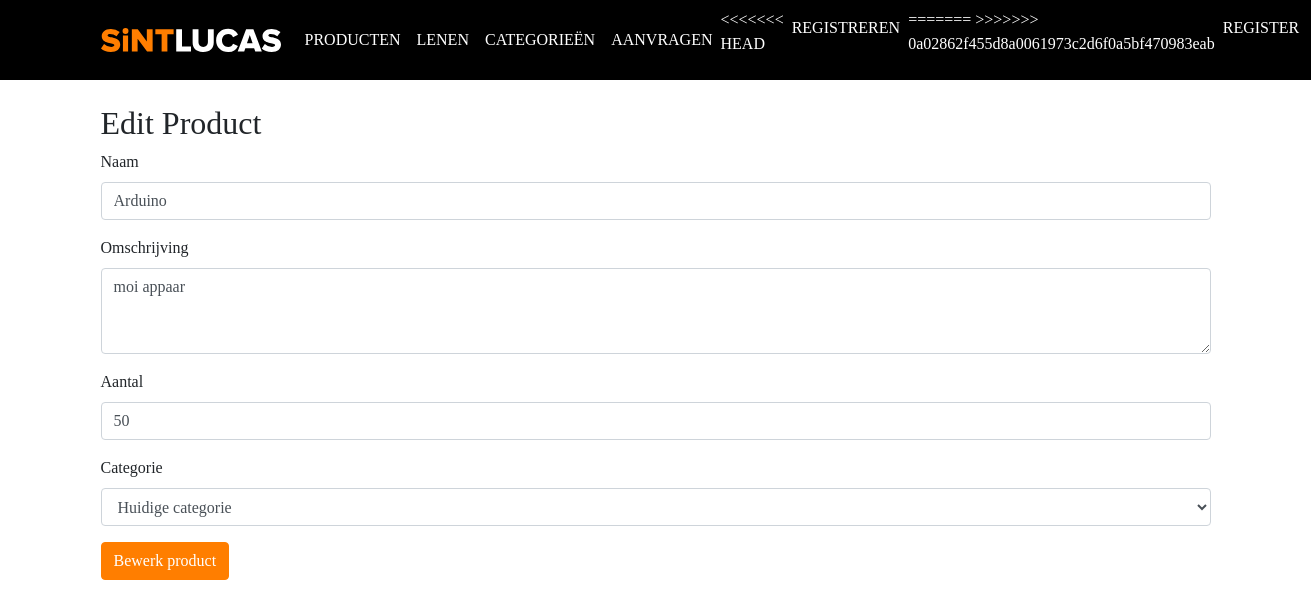
The page /producten/bewerken/Arduino on the database its author committed.
### tables this page shows
CREATE TABLE `products` (
  `product_id` int(11) NOT NULL,
  `category_id` int(11) NOT NULL,
  `name` varchar(255) NOT NULL,
  `slug` varchar(255) NOT NULL,
  `body` text NOT NULL,
  `created_at` timestamp NOT NULL DEFAULT CURRENT_TIMESTAMP,
  `count` int(11) NOT NULL,
  `product_lent` int(11) NOT NULL
);

### application/controllers/Products.php (called while the page is built, shortened)
<?php
	class Products extends CI_Controller {
		public function edit($slug) {
         $data['product'] = $this->Product_model->get_products($slug);
         $data['categories'] = $this->Product_model->get_categories();
         $data['title'] = 'Edit Product';
         $this->load->view('templates/header');
         $this->load->view('products/edit', $data);
         $this->load->view('templates/footer');
      }
	}

### index.php (called while the page is built, shortened)
<?php
require_once BASEPATH.'core/CodeIgniter.php';

### application/models/Product_model.php (called while the page is built, shortened)
<?php
	class Product_model extends CI_Model {
		public function get_products($slug = FALSE) {
			$query = $this->db->get_where('products', array('slug' => $slug));
			return $query->row_array();
		}
        public function get_categories() {
	      $this->db->order_by('id');
	      $query = $this->db->get('categories');
	      return $query->result_array();
      }
	}

### application/views/products/edit.php (the view, shortened to what this page needs)
<h2><?=$title?></h2>
<?=form_open('products/update')?>
	<div class="form-group">
	    <label for="name">Naam</label>
	    <input type="text" class="form-control" id="name" name="name" placeholder="Voer hier de naam van het product in..." value="<?php echo $product['name']; ?>">
	</div>
	<div class="form-group">
	    <label for="body">Omschrijving</label>
	    <textarea class="form-control" id="body" name="body" rows="3" placeholder="Schrijf hier een omschrijving van het product..."><?php echo $product['body']; ?></textarea>
	</div>
	<div class="form-group">
	    <label for="count">Aantal</label>
	    <input type="number" class="form-control" id="count" name="count" placeholder="Voer hier in hoeveel stuks er zijn..." value="<?php echo $product['count']; ?>">
	</div>
	<div class="form-group">
	    <label for="category">Categorie</label>
	    <select name="category_id" class="form-control">
		    <option value="<?=$product['category_id']?>">Huidige categorie</option>
	    </select>
	</div>
	<div class="form-group">
	    <button type="submit" class="btn btn-primary" id="submit" name="submit">Bewerk product</button>
	</div>
</form>

### assets/css/style.css (style rules this page uses)
body { font-family: 'Proxima'; }
.btn.btn-primary { background-color: rgb(255, 126, 0); border-color: rgb(255, 126, 0); color: #fff; }
form { margin: 0; }

### rows shown on the page
products: name "Arduino", body "moi appaar", count "50"

### other values the page prints
$title "Edit Product"
